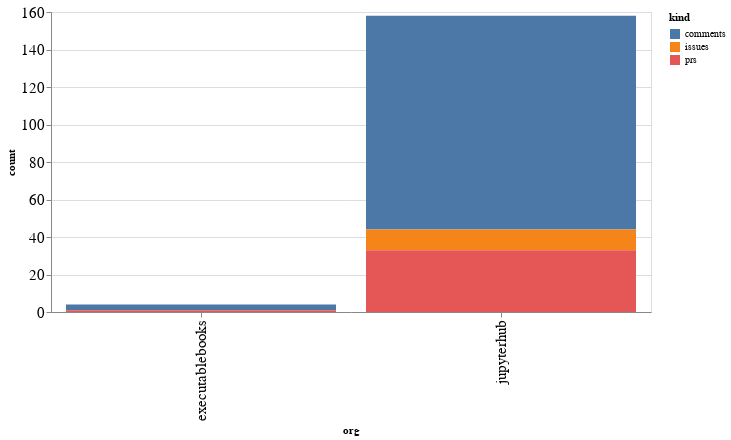

The cell this chart's notebook holds for it:
### Code cell
alt.Chart(org_summaries, width=600).mark_bar().encode(
    x='org',
    y='count',
    color='kind',
    tooltip="org"
)

### Figure 1 — Vega-Lite specification as saved in the notebook (floating-point values rounded to 4 significant figures)
{"config": {"axisLeft": {"labelFontSize": 15}, "axisBottom": {"labelFontSize": 15}}, "data": {"name": "data-4aef6b8428c16d9db318975a4383cae6"}, "mark": "bar", "encoding": {"color": {"type": "nominal", "field": "kind"}, "tooltip": {"type": "nominal", "field": "org"}, "x": {"type": "nominal", "field": "org"}, "y": {"type": "quantitative", "field": "count"}}, "width": 600, "$schema": "https://vega.github.io/schema/vega-lite/v4.8.1.json", "datasets": {"data-4aef6b8428c16d9db318975a4383cae6": [{"org": "executablebooks", "kind": "comments", "count": 3}, {"org": "executablebooks", "kind": "prs", "count": 1}, {"org": "jupyterhub", "kind": "comments", "count": 114}, {"org": "jupyterhub", "kind": "issues", "count": 11}, {"org": "jupyterhub", "kind": "prs", "count": 33}]}}
